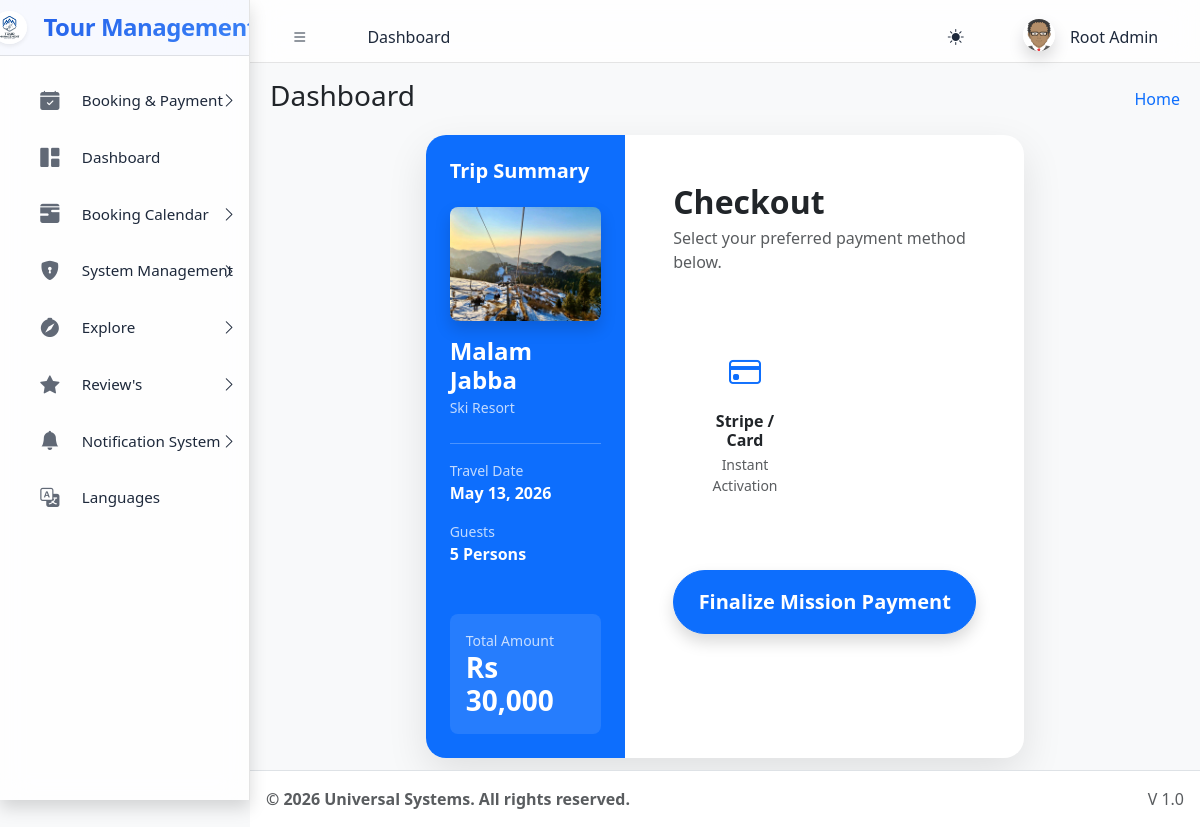
/explore/checkout.php?booking_id=2 (signed in), run on the app's committed database.
### tables this page shows
CREATE TABLE `sys_pages` (
  `id` int(11) NOT NULL,
  `parent_id` int(11) DEFAULT 0,
  `page_name` varchar(100) NOT NULL,
  `page_url` varchar(255) DEFAULT '#',
  `icon_class` varchar(50) DEFAULT 'bi bi-circle',
  `sort_order` int(11) DEFAULT 0
);

CREATE TABLE `bookings` (
  `id` int(11) NOT NULL,
  `user_id` int(11) NOT NULL,
  `destination_id` int(11) NOT NULL,
  `booking_date` datetime DEFAULT current_timestamp(),
  `travel_date` date NOT NULL,
  `guests` int(11) NOT NULL DEFAULT 1,
  `total_price` varchar(50) NOT NULL,
  `status` enum('Pending','Confirmed','Cancelled') DEFAULT 'Pending',
  `payment_status` enum('Unpaid','Paid') DEFAULT 'Unpaid',
  `notes` text DEFAULT NULL,
  `created_at` timestamp NOT NULL DEFAULT current_timestamp()
);

CREATE TABLE `destinations` (
  `id` int(11) NOT NULL,
  `name` varchar(255) NOT NULL,
  `type` varchar(100) DEFAULT NULL,
  `hero_image` varchar(255) DEFAULT NULL,
  `duration` varchar(50) DEFAULT NULL,
  `price` varchar(50) DEFAULT NULL,
  `intensity` enum('Low','Medium','High') DEFAULT NULL,
  `description` text DEFAULT NULL,
  `environment` text DEFAULT NULL,
  `accommodation` text DEFAULT NULL,
  `activities` longtext DEFAULT NULL CHECK (json_valid(`activities`)),
  `is_deleted` tinyint(1) DEFAULT 0,
  `category` enum('Adventure','Relaxation','Educational') DEFAULT 'Adventure',
  `gravity_level` varchar(50) DEFAULT '1.0g',
  `itinerary` longtext DEFAULT NULL CHECK (json_valid(`itinerary`)),
  `route_data` longtext DEFAULT NULL CHECK (json_valid(`route_data`)),
  `created_at` timestamp NOT NULL DEFAULT current_timestamp()
);

### explore/checkout.php (the view, shortened to what this page needs)
<?php
require_once '../includes/header.php';
$bookingId = $_GET['booking_id'];
$userId = $_SESSION['user_id'];
$stmt = $pdo->prepare("
    SELECT b.*, d.name as dest_name, d.hero_image, d.type as dest_type
    FROM bookings b
    JOIN destinations d ON b.destination_id = d.id
    WHERE b.id = ? AND b.user_id = ?
");
$stmt->execute([$bookingId, $userId]);
$booking = $stmt->fetch();
?>
<div class="row justify-content-center">
    <div class="col-lg-8">
        <div class="checkout-card card bg-body">
            <div class="row g-0">
                <div class="col-md-4 bg-primary text-white p-4">
                    <h5 class="fw-bold mb-4">Trip Summary</h5>
                    <div class="mb-4">
                        <img src="<?= (strpos($booking['hero_image'], 'http') === 0) ? $booking['hero_image'] : BASE_URL . $booking['hero_image'] ?>" class="w-100 rounded-3 mb-3 shadow">
                        <h4 class="fw-bold mb-0"><?= $booking['dest_name'] ?></h4>
                        <small class="opacity-75"><?= $booking['dest_type'] ?></small>
                    </div>
                    <hr class="opacity-25">
                    <div class="mb-3">
                        <small class="d-block opacity-75">Travel Date</small>
                        <span class="fw-bold"><?= date('M d, Y', strtotime($booking['travel_date'])) ?></span>
                    </div>
                    <div class="mb-3">
                        <small class="d-block opacity-75">Guests</small>
                        <span class="fw-bold"><?= $booking['guests'] ?> Person<?= $booking['guests'] > 1 ? 's' : '' ?></span>
                    </div>
                    <div class="mt-5 p-3 rounded-3" style="background: rgba(255,255,255,0.1);">
                        <small class="d-block opacity-75">Total Amount</small>
                        <span class="h3 fw-bold mb-0"><?= $booking['total_price'] ?></span>
                    </div>
                </div>
                <div class="col-md-8 p-5">
                    <h2 class="fw-bold mb-1">Checkout</h2>
                    <p class="text-muted mb-5">Select your preferred payment method below.</p>
                    <form id="paymentForm" action="process_payment.php" method="POST" enctype="multipart/form-data">
                        <div class="row g-3 mb-5">
                            <div class="col-6">
                                <div class="payment-option text-center h-100" onclick="selectMethod(0, 'Digital', this)">
                                    <i class="bi bi-credit-card method-icon"></i>
                                    <h6 class="fw-bold mb-0">Stripe / Card</h6>
                                    <small class="text-muted d-block mt-1">Instant Activation</small>
                                </div>
                            </div>
                        </div>
                        <div class="d-grid">
                            <button type="submit" class="btn btn-primary btn-lg rounded-pill py-3 fw-bold shadow">Finalize Mission Payment</button>
                        </div>
                    </form>
                </div>
            </div>
        </div>
    </div>
</div>
<?php require_once '../includes/footer.php'; ?>

### includes/sidebar.php (shortened to what this page needs)
<aside class="app-sidebar shadow">
    <div class="sidebar-brand">
        <a href="<?= BASE_URL ?>index.php" class="brand-link d-flex align-items-center">
            <img src="<?= BASE_URL ?>assets/img/logo.png" alt="Logo" class="brand-image shadow-sm rounded-circle me-2" style="width: 35px; height: 35px; object-fit: cover;">
            <span class="brand-text h4 mb-0 fw-bold">Tour Management</span>
        </a>
    </div>
    <div class="sidebar-wrapper">
        <nav class="mt-2">
            <ul class="nav sidebar-menu flex-column" data-lte-toggle="treeview" role="menu" data-accordion="false">
                <?php
                function buildMenu($pdo, $parentId = 0, $userRole, $currentUrl)
                {
                    $sql = "
                        SELECT p.* FROM sys_pages p
                        JOIN role_access ra ON p.id = ra.page_id
                        WHERE p.parent_id = ? AND ra.role_key = ?
                        ORDER BY p.sort_order ASC
                    ";
                    $stmt = $pdo->prepare($sql);
                    $stmt->execute([$parentId, $userRole]);
                    $items = $stmt->fetchAll();
                    foreach ($items as $item) {
                        $childStmt = $pdo->prepare("SELECT COUNT(*) FROM sys_pages WHERE parent_id = ?");
                        $childStmt->execute([$item['id']]);
                        $hasChildren = $childStmt->fetchColumn() > 0;
                        $isActive = (strpos($currentUrl, $item['page_url']) !== false && $item['page_url'] !== '#');
                        $menuOpen = $isActive ? 'menu-open' : '';
                        $activeClass = $isActive ? 'active' : '';
                        echo '<li class="nav-item ' . $menuOpen . '">';
                        echo '<a href="' . ($hasChildren ? '#' : BASE_URL . $item['page_url']) . '" class="nav-link ' . $activeClass . '">';
                        echo '<i class="nav-icon ' . $item['icon_class'] . '"></i>';
                        echo '<p>' . htmlspecialchars($item['page_name']);
                        if ($hasChildren) {
                            echo '<i class="nav-arrow bi bi-chevron-right"></i>';
                        }
                        echo '</p></a>';
                        if ($hasChildren) {
                            buildMenu($pdo, $item['id'], $userRole, $currentUrl);
                        }
                        echo '</li>';
                    }
                }
                $base_path = parse_url(BASE_URL, PHP_URL_PATH);
                $cur = substr($_SERVER['SCRIPT_NAME'], strlen($base_path));
                buildMenu($pdo, 0, $_SESSION['role'], $cur);
                ?>
            </ul>
        </nav>
    </div>
</aside>

### includes/header.php (style rules this page uses)
:root { --app-primary-blue: #2563eb; --app-primary-blue-rgb: 37, 99, 235; --app-accent-blue: #3b82f6; --app-sidebar-width: 280px; --app-glass-blur: blur(15px) saturate(180%); }
[data-bs-theme="light"] { --app-sidebar-bg: rgba(255, 255, 255, 0.8); --app-sidebar-text: #1e293b; --app-sidebar-text-rgb: 30, 41, 59; --app-sidebar-border: rgba(0, 0, 0, 0.1); --app-nav-active-bg: rgba(37, 99, 235, 0.1); --app-nav-hover-bg: rgba(0, 0, 0, 0.05); --app-header-bg: rgba(255, 255, 255, 0.8); }
body { transition: background-color 0.3s ease, color 0.3s ease; }
body { top: 0px !important; }

### includes/sidebar.php (style rules this page uses)
.app-sidebar { background: var(--app-sidebar-bg) !important; backdrop-filter: var(--app-glass-blur); -webkit-backdrop-filter: var(--app-glass-blur); border-right: 1px solid var(--app-sidebar-border) !important; transition: all 0.4s cubic-bezier(0.4, 0, 0.2, 1); color: var(--app-sidebar-text) !important; }
.sidebar-brand { background: rgba(var(--app-primary-blue-rgb), 0.03) !important; border-bottom: 1px solid var(--app-sidebar-border) !important; padding: 1.5rem 1rem !important; }
.brand-text { font-weight: 700 !important; letter-spacing: -0.5px; background: linear-gradient(135deg, var(--app-primary-blue) 0%, var(--app-accent-blue) 100%); -webkit-background-clip: text; -webkit-text-fill-color: transparent; }
.nav-link { border-radius: 12px !important; margin: 0.2rem 0.8rem !important; padding: 0.8rem 1rem !important; transition: all 0.3s ease !important; border: 1px solid transparent !important; color: var(--app-sidebar-text) !important; }
.nav-icon { font-size: 1.2rem !important; margin-right: 12px !important; transition: transform 0.3s ease; color: var(--app-sidebar-text); opacity: 0.7; }
.sidebar-menu p { font-weight: 500; font-size: 0.95rem; }

### explore/checkout.php (style rules this page uses)
.checkout-card { border: none; border-radius: 20px; box-shadow: 0 15px 40px rgba(0,0,0,0.1); overflow: hidden; }
.payment-option { cursor: pointer; transition: all 0.3s; border: 2px solid transparent; border-radius: 15px; padding: 1.5rem; background: rgba(var(--bs-body-bg-rgb), 0.5); }
.method-icon { font-size: 2rem; color: var(--bs-primary); margin-bottom: 1rem; display: block; }

### data on the page
sys_pages: page_name "Booking & Payment"
sys_pages: page_name "Dashboard"
sys_pages: page_name "Booking Calendar"
sys_pages: page_name "System Management"
sys_pages: page_name "Explore"
sys_pages: page_name "Review's"
sys_pages: page_name "Notification System"
sys_pages: page_name "Languages"
bookings: destination.hero_image (picture), destination.name "Malam Jabba", destination.type "Ski Resort", travel_date "May 13, 2026", guests "5", total_price "Rs 30,000"

### other printed values
$pageTitle "Dashboard"
$_SESSION['name'] "Root Admin"
$settings['footer_text'] "© 2026 Universal Systems. All rights reserved."
